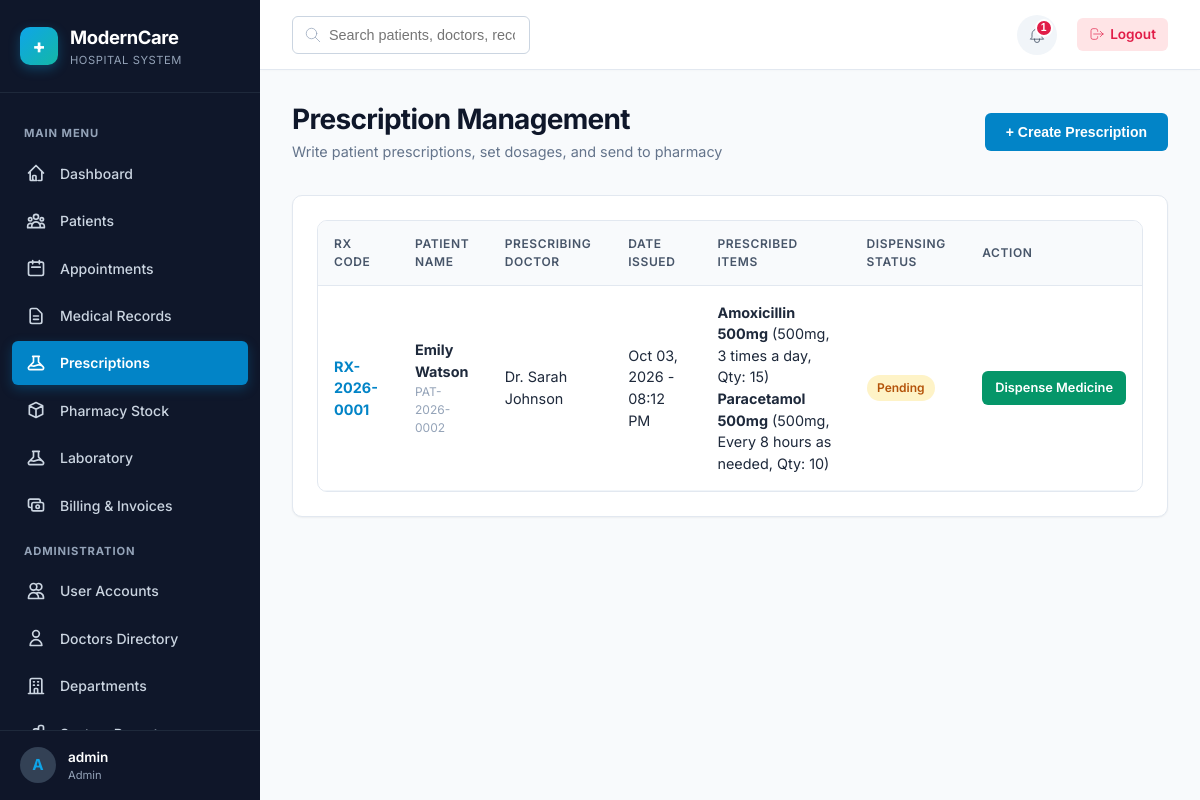
/prescriptions/index.php (signed in), run on the app's committed database.
### tables this page shows
CREATE TABLE `notifications` (
    `id` INT AUTO_INCREMENT PRIMARY KEY,
    `user_id` INT NOT NULL,
    `title` VARCHAR(150) NOT NULL,
    `message` TEXT NOT NULL,
    `type` ENUM('Info', 'Warning', 'Success', 'Danger') DEFAULT 'Info',
    `is_read` TINYINT(1) DEFAULT 0,
    `link` VARCHAR(255) NULL,
    `created_at` DATETIME DEFAULT CURRENT_TIMESTAMP,
    FOREIGN KEY (`user_id`) REFERENCES `users`(`id`) ON DELETE CASCADE
);

CREATE TABLE `prescriptions` (
    `id` INT AUTO_INCREMENT PRIMARY KEY,
    `prescription_number` VARCHAR(30) NOT NULL UNIQUE,
    `patient_id` INT NOT NULL,
    `doctor_id` INT NOT NULL,
    `medical_record_id` INT NULL,
    `prescription_date` DATETIME DEFAULT CURRENT_TIMESTAMP,
    `status` ENUM('Pending', 'Dispensed', 'Cancelled') DEFAULT 'Pending',
    `notes` TEXT NULL,
    `created_at` DATETIME DEFAULT CURRENT_TIMESTAMP,
    FOREIGN KEY (`patient_id`) REFERENCES `patients`(`id`) ON DELETE CASCADE,
    FOREIGN KEY (`doctor_id`) REFERENCES `doctors`(`id`) ON DELETE RESTRICT,
    FOREIGN KEY (`medical_record_id`) REFERENCES `medical_records`(`id`) ON DELETE SET NULL
);

CREATE TABLE `patients` (
    `id` INT AUTO_INCREMENT PRIMARY KEY,
    `user_id` INT NULL,
    `patient_number` VARCHAR(30) NOT NULL UNIQUE,
    `first_name` VARCHAR(50) NOT NULL,
    `last_name` VARCHAR(50) NOT NULL,
    `gender` ENUM('Male', 'Female', 'Other') NOT NULL,
    `date_of_birth` DATE NOT NULL,
    `phone` VARCHAR(20) NOT NULL,
    `email` VARCHAR(100) NULL,
    `address` TEXT NULL,
    `emergency_contact` VARCHAR(150) NULL,
    `blood_group` ENUM('A+', 'A-', 'B+', 'B-', 'AB+', 'AB-', 'O+', 'O-', 'Unknown') DEFAULT 'Unknown',
    `allergies` TEXT NULL,
    `status` ENUM('Active', 'Inactive') DEFAULT 'Active',
    `created_at` DATETIME DEFAULT CURRENT_TIMESTAMP,
    FOREIGN KEY (`user_id`) REFERENCES `users`(`id`) ON DELETE SET NULL
);

CREATE TABLE `doctors` (
    `id` INT AUTO_INCREMENT PRIMARY KEY,
    `user_id` INT NULL,
    `department_id` INT NOT NULL,
    `doctor_number` VARCHAR(30) NOT NULL UNIQUE,
    `first_name` VARCHAR(50) NOT NULL,
    `last_name` VARCHAR(50) NOT NULL,
    `gender` ENUM('Male', 'Female', 'Other') NOT NULL,
    `phone` VARCHAR(20) NOT NULL,
    `email` VARCHAR(100) NOT NULL,
    `specialization` VARCHAR(100) NOT NULL,
    `license_number` VARCHAR(50) NOT NULL UNIQUE,
    `experience_years` INT DEFAULT 0,
    `availability_schedule` VARCHAR(255) DEFAULT 'Mon - Fri (08:00 AM - 04:00 PM)',
    `status` ENUM('Active', 'Inactive') DEFAULT 'Active',
    `created_at` DATETIME DEFAULT CURRENT_TIMESTAMP,
    FOREIGN KEY (`user_id`) REFERENCES `users`(`id`) ON DELETE SET NULL,
    FOREIGN KEY (`department_id`) REFERENCES `departments`(`id`) ON DELETE RESTRICT
);

CREATE TABLE `prescription_items` (
    `id` INT AUTO_INCREMENT PRIMARY KEY,
    `prescription_id` INT NOT NULL,
    `medicine_id` INT NOT NULL,
    `dosage` VARCHAR(50) NOT NULL,  
    `frequency` VARCHAR(50) NOT NULL,  
    `duration` VARCHAR(50) NOT NULL,  
    `quantity` INT NOT NULL,
    `instructions` TEXT NULL,
    FOREIGN KEY (`prescription_id`) REFERENCES `prescriptions`(`id`) ON DELETE CASCADE,
    FOREIGN KEY (`medicine_id`) REFERENCES `medicines`(`id`) ON DELETE RESTRICT
);

CREATE TABLE `medicines` (
    `id` INT AUTO_INCREMENT PRIMARY KEY,
    `medicine_code` VARCHAR(30) NOT NULL UNIQUE,
    `name` VARCHAR(100) NOT NULL,
    `generic_name` VARCHAR(100) NOT NULL,
    `category` VARCHAR(50) NOT NULL,
    `manufacturer` VARCHAR(100) NOT NULL,
    `batch_number` VARCHAR(50) NOT NULL,
    `expiry_date` DATE NOT NULL,
    `quantity` INT NOT NULL DEFAULT 0,
    `unit_price` DECIMAL(10,2) NOT NULL,
    `reorder_level` INT NOT NULL DEFAULT 10,
    `supplier_name` VARCHAR(100) NULL,
    `status` ENUM('Active', 'Discontinued') DEFAULT 'Active',
    `created_at` DATETIME DEFAULT CURRENT_TIMESTAMP
);

### includes/auth.php (called while the page is built, shortened)
<?php
require_once __DIR__ . '/functions.php';
function is_logged_in(): bool {
    return isset($_SESSION['user_id']) && !empty($_SESSION['user_id']);
}
function has_role(string|array $roles): bool {
    $roleList = is_array($roles) ? $roles : [$roles];
    $userRole = $_SESSION['role_name'] ?? '';
    return $userRole === 'Admin' || in_array($userRole, $roleList, true);
}

### includes/functions.php (called while the page is built, shortened)
<?php
function escape(?string $string): string {
    return htmlspecialchars($string ?? '', ENT_QUOTES, 'UTF-8');
}
function format_datetime(?string $dateStr, string $format = 'M d, Y - h:i A'): string {
    $timestamp = strtotime($dateStr);
    return $timestamp ? date($format, $timestamp) : 'N/A';
}

### prescriptions/index.php (the view, shortened to what this page needs)
<?php
$baseUrl   = '../';
require_once __DIR__ . '/../includes/header.php';
require_once __DIR__ . '/../includes/sidebar.php';
$db = Database::getInstance();
$sql = "
    SELECT pr.*,
           p.first_name AS pat_fn, p.last_name AS pat_ln, p.patient_number,
           d.first_name AS doc_fn, d.last_name AS doc_ln
    FROM prescriptions pr
    JOIN patients p ON pr.patient_id = p.id
    JOIN doctors d ON pr.doctor_id = d.id
    WHERE 1=1
";
$params = [];
$sql .= " ORDER BY pr.prescription_date DESC";
$stmt = $db->prepare($sql);
$stmt->execute($params);
$prescriptions = $stmt->fetchAll();
?>
<div class="main-content">
    <?php require_once __DIR__ . '/../includes/navbar.php'; ?>
    <main class="content-body">
        <div class="page-header">
            <div>
                <h1 class="page-title">Prescription Management</h1>
                <div class="page-subtitle">Write patient prescriptions, set dosages, and send to pharmacy</div>
            </div>
            <?php if (has_role(['Admin', 'Doctor'])): ?>
                <button class="btn btn-primary" onclick="openModal('add-rx-modal')">+ Create Prescription</button>
            <?php endif; ?>
        </div>
        <div class="card">
            <div class="table-responsive">
                <table class="table">
                    <thead>
                        <tr>
                            <th>Rx Code</th>
                            <th>Patient Name</th>
                            <th>Prescribing Doctor</th>
                            <th>Date Issued</th>
                            <th>Prescribed Items</th>
                            <th>Dispensing Status</th>
                            <th>Action</th>
                        </tr>
                    </thead>
                    <tbody>
                        <?php if (empty($prescriptions)): ?>
                            <tr><td colspan="7" style="text-align:center; color:var(--slate-400); padding:2rem;">No prescriptions recorded.</td></tr>
                        <?php else: ?>
                            <?php foreach ($prescriptions as $rx): ?>
                                <?php
                                $itemsStmt = $db->prepare("
                                    SELECT pi.*, m.name AS med_name
                                    FROM prescription_items pi
                                    JOIN medicines m ON pi.medicine_id = m.id
                                    WHERE pi.prescription_id = :rxid
                                ");
                                $itemsStmt->execute([':rxid' => $rx['id']]);
                                $items = $itemsStmt->fetchAll();
                                ?>
                                <tr>
                                    <td><strong style="color:var(--primary-600);"><?= escape($rx['prescription_number']) ?></strong></td>
                                    <td>
                                        <strong><?= escape($rx['pat_fn'] . ' ' . $rx['pat_ln']) ?></strong>
                                        <div style="font-size:0.75rem; color:var(--slate-400);"><?= escape($rx['patient_number']) ?></div>
                                    </td>
                                    <td>Dr. <?= escape($rx['doc_fn'] . ' ' . $rx['doc_ln']) ?></td>
                                    <td><?= format_datetime($rx['prescription_date']) ?></td>
                                    <td>
                                        <?php foreach ($items as $it): ?>
                                            <div><strong><?= escape($it['med_name']) ?></strong> (<?= escape($it['dosage']) ?>, <?= escape($it['frequency']) ?>, Qty: <?= $it['quantity'] ?>)</div>
                                        <?php endforeach; ?>
                                    </td>
                                    <td><span class="badge badge-<?= strtolower($rx['status']) ?>"><?= escape($rx['status']) ?></span></td>
                                    <td>
                                        <?php if (has_role(['Admin', 'Pharmacist']) && $rx['status'] === 'Pending'): ?>
                                            <a href="../pharmacy/dispensing.php?rx_id=<?= $rx['id'] ?>" class="btn btn-sm btn-success">Dispense Medicine</a>
                                        <?php else: ?>
                                            <a href="../patients/profile.php?id=<?= $rx['patient_id'] ?>" class="btn btn-sm btn-secondary">View Profile</a>
                                        <?php endif; ?>
                                    </td>
                                </tr>
                            <?php endforeach; ?>
                        <?php endif; ?>
                    </tbody>
                </table>
            </div>
        </div>
    </main>
<?php require_once __DIR__ . '/../includes/footer.php'; ?>

### includes/navbar.php (shortened to what this page needs)
<?php
require_once __DIR__ . '/auth.php';
$user = current_user();
$baseUrl = $baseUrl ?? '../';
$notifications = [];
try {
    $db = Database::getInstance();
    $stmt = $db->prepare("SELECT * FROM notifications WHERE user_id = :uid ORDER BY created_at DESC LIMIT 5");
    $stmt->execute([':uid' => $user['id']]);
    $notifications = $stmt->fetchAll();
} catch (Exception $e) {
    error_log("Navbar Notification Error: " . $e->getMessage());
}
$unreadCount = count(array_filter($notifications, fn($n) => $n['is_read'] == 0));
?>
<header class="navbar">
    <div class="navbar-left">
        <div class="search-box">
            <svg fill="none" stroke="currentColor" viewBox="0 0 24 24"><path stroke-linecap="round" stroke-linejoin="round" d="M21 21l-6-6m2-5a7 7 0 11-14 0 7 7 0 0114 0z"/></svg>
            <input type="text" class="form-control" placeholder="Search patients, doctors, records...">
        </div>
    </div>
    <div class="navbar-right">
        <div class="notif-wrapper">
            <button id="notif-dropdown-btn" class="notif-btn" aria-label="Notifications">
                <?php if ($unreadCount > 0): ?>
                    <span class="notif-badge"><?= $unreadCount ?></span>
                <?php endif; ?>
            </button>
        </div>
        <a href="<?= $baseUrl ?>auth/logout.php" class="logout-link">
            <svg width="16" height="16" fill="none" stroke="currentColor" viewBox="0 0 24 24"><path stroke-linecap="round" stroke-linejoin="round" d="M17 16l4-4m0 0l-4-4m4 4H7m6 4v1a3 3 0 01-3 3H6a3 3 0 01-3-3V7a3 3 0 013-3h4a3 3 0 013 3v1"/></svg>
            Logout
        </a>
    </div>
</header>

### assets/css/style.css (style rules this page uses)
:root { --primary-50: #f0f9ff; --primary-100: #e0f2fe; --primary-500: #0ea5e9; --primary-600: #0284c7; --primary-700: #0369a1; --primary-900: #0c4a6e; --teal-500: #14b8a6; --teal-600: #0d9488; --emerald-500: #10b981; --emerald-600: #059669; --amber-500: #f59e0b; --rose-500: #f43f5e; --rose-600: #e11d48; --slate-50: #f8fafc; --slate-100: #f1f5f9; --slate-200: #e2e8f0; --slate-300: #cbd5e1; --slate-400: #94a3b8; --slate-500: #64748b; --slate-600: #475569; --slate-700: #334155; --slate-800: #1e293b; --slate-900: #0f172a; --bg-main: #f8fafc; --card-bg: #ffffff; --text-main: #1e293b; --text-muted: #64748b; --border-color: #e2e8f0; --shadow-sm: 0 1px 2px 0 rgba(0, 0, 0, 0.05); --shadow-md: 0 4px 6px -1px rgba(0, 0, 0, 0.1), 0 2px 4px -1px rgba(0, 0, 0, 0.06); --shadow-lg: 0 10px 15px -3px rgba(0, 0, 0, 0.1), 0 4px 6px -2px rgba(0, 0, 0, 0.05); --shadow-xl: 0 20px 25px -5px rgba(0, 0, 0, 0.1), 0 10px 10px -5px rgba(0, 0, 0, 0.04); --radius-sm: 6px; --radius-md: 10px; --radius-lg: 16px; --radius-full: 9999px; --transition: all 0.25s cubic-bezier(0.4, 0, 0.2, 1); --sidebar-width: 260px; --navbar-height: 70px; }
*, *::before, *::after { box-sizing: border-box; margin: 0; padding: 0; }
body { font-family: 'Inter', system-ui, -apple-system, BlinkMacSystemFont, "Segoe UI", Roboto, sans-serif; background-color: var(--bg-main); color: var(--text-main); line-height: 1.5; font-size: 0.95rem; overflow-x: hidden; -webkit-font-smoothing: antialiased; }
.main-content { flex: 1; margin-left: var(--sidebar-width); display: flex; flex-direction: column; min-width: 0; transition: var(--transition); }
.content-body { padding: 2rem; flex: 1; }
h1, h2, h3, h4, h5, h6 { color: var(--slate-900); font-weight: 700; line-height: 1.25; }
.page-header { display: flex; justify-content: space-between; align-items: center; margin-bottom: 2rem; flex-wrap: wrap; gap: 1rem; }
.page-title { font-size: 1.75rem; letter-spacing: -0.025em; color: var(--slate-900); }
.page-subtitle { color: var(--slate-500); font-size: 0.9rem; margin-top: 0.25rem; }
.card { background: var(--card-bg); border-radius: var(--radius-md); border: 1px solid var(--border-color); box-shadow: var(--shadow-sm); padding: 1.5rem; margin-bottom: 1.5rem; transition: var(--transition); }
.btn { display: inline-flex; align-items: center; justify-content: center; gap: 0.5rem; padding: 0.625rem 1.25rem; font-size: 0.875rem; font-weight: 600; border-radius: var(--radius-sm); border: 1px solid transparent; cursor: pointer; transition: var(--transition); text-decoration: none; white-space: nowrap; }
.btn-primary { background-color: var(--primary-600); color: #ffffff; }
.btn-success { background-color: var(--emerald-600); color: #ffffff; }
.btn-sm { padding: 0.4rem 0.75rem; font-size: 0.8rem; }
.badge { display: inline-flex; align-items: center; padding: 0.25rem 0.65rem; font-size: 0.75rem; font-weight: 600; border-radius: var(--radius-full); text-transform: capitalize; }
.badge-pending, .badge-scheduled, .badge-partially-paid, .badge-processing, .badge-sample-collected { background-color: #fef3c7; color: #b45309; }
.form-control, .form-select, textarea.form-control { width: 100%; padding: 0.625rem 0.875rem; font-size: 0.9rem; color: var(--slate-800); background-color: #ffffff; border: 1px solid var(--slate-300); border-radius: var(--radius-sm); transition: var(--transition); outline: none; }
.table-responsive { width: 100%; overflow-x: auto; border-radius: var(--radius-md); border: 1px solid var(--border-color); background: white; }
.table { width: 100%; border-collapse: collapse; text-align: left; font-size: 0.9rem; }
.table th { background-color: var(--slate-50); color: var(--slate-600); font-weight: 600; padding: 0.875rem 1rem; border-bottom: 1px solid var(--slate-200); text-transform: uppercase; font-size: 0.75rem; letter-spacing: 0.05em; }
.table td { padding: 1rem; border-bottom: 1px solid var(--slate-100); color: var(--slate-800); vertical-align: middle; }
.search-box { position: relative; max-width: 320px; }
.search-box input { padding-left: 2.25rem; }
.search-box svg { position: absolute; left: 0.75rem; top: 50%; transform: translateY(-50%); color: var(--slate-400); width: 18px; height: 18px; }

### data on the page
notifications: is_read "1"
prescriptions: prescription_number "RX-2026-0001", patient.last_name "Emily Watson", patient.patient_number "PAT-2026-0002", doctor.last_name "Sarah Johnson", prescription_date "Oct 03, 2026 - 08:12 PM", status "Pending"
prescription_items: medicine.name "Amoxicillin 500mg", dosage "500mg", frequency "3 times a day", quantity "15"
prescription_items: medicine.name "Paracetamol 500mg", dosage "500mg", frequency "Every 8 hours as needed", quantity "10"

### other printed values
substr($user['username'] ?? 'U', 0, 1) "A"
$user['full_name'] "admin"
$role "Admin"
